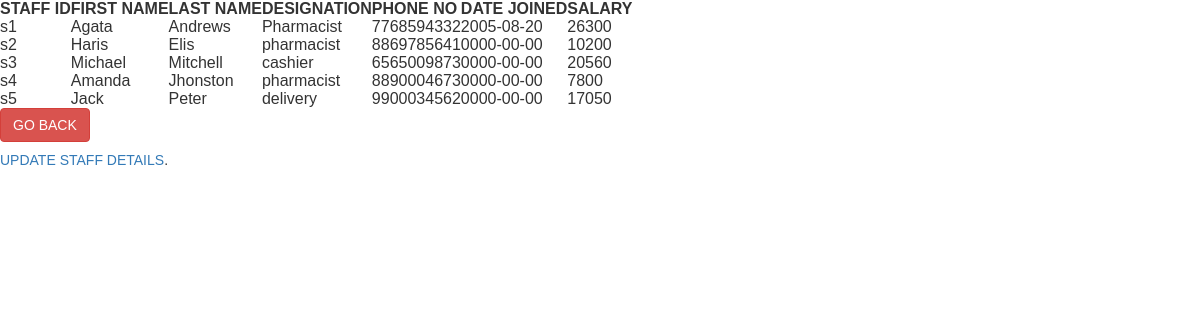
Page /management.php (signed in) on the committed database.
### tables this page shows
CREATE TABLE `management` (
  `staff_id` varchar(2) NOT NULL,
  `FirstName` varchar(7) NOT NULL,
  `LastName` varchar(8) NOT NULL,
  `Designation` varchar(10) NOT NULL,
  `Phone_no` bigint(10) NOT NULL,
  `date_joined` date NOT NULL,
  `salary` int(5) NOT NULL
);

### management.php (the view, shortened to what this page needs)
<?php
require_once "config.php";
$sql = "SELECT * FROM management";
if ($res = mysqli_query($link, $sql)) {
    if (mysqli_num_rows($res) > 0) {
        echo "<table>";
        echo "<tr>";
        echo "<th>STAFF ID</th>";
        echo "<th>FIRST NAME</th>";
        echo "<th>LAST NAME</th>";
        echo "<th>DESIGNATION</th>";
        echo "<th>PHONE NO</th>";
        echo "<th>DATE JOINED</th>";
        echo "<th>SALARY</th>";
        echo "</tr>";
        while ($row = mysqli_fetch_array($res)) {
            echo "<tr>";
            echo "<td>".$row['staff_id']."</td>";
            echo "<td>".$row['FirstName']."</td>";
            echo "<td>".$row['LastName']."</td>";
            echo "<td>".$row['Designation']."</td>";
            echo "<td>".$row['Phone_no']."</td>";
            echo "<td>".$row['date_joined']."</td>";
            echo "<td>".$row['salary']."</td>";
            echo "</tr>";
        }
        echo "</table>";
    }
    else {
        echo "No matching records are found.";
    }
}
else {
    echo "ERROR: Could not able to execute $sql. "
                                .mysqli_error($link);
}
?>
<!DOCTYPE html>
<html lang="en">
<head>
    <link rel="stylesheet" href="https://maxcdn.bootstrapcdn.com/bootstrap/3.3.7/css/bootstrap.css">
</head>
<body>
<p>
   <a href="welcome.php" class="btn btn-danger">GO BACK</a>
    </p>
<p>
<a href="update_staff.php">UPDATE STAFF DETAILS</a>.</p>
</body>
</html>

### management.php (style rules this page uses)
body { font: 14px sans-serif; }

### rows in the picture
management: staff_id "s1", FirstName "Agata", LastName "Andrews", Designation "Pharmacist", Phone_no "7768594332", date_joined "2005-08-20", salary "26300"
management: staff_id "s2", FirstName "Haris", LastName "Elis", Designation "pharmacist", Phone_no "8869785641", date_joined "0000-00-00", salary "10200"
management: staff_id "s3", FirstName "Michael", LastName "Mitchell", Designation "cashier", Phone_no "6565009873", date_joined "0000-00-00", salary "20560"
management: staff_id "s4", FirstName "Amanda", LastName "Jhonston", Designation "pharmacist", Phone_no "8890004673", date_joined "0000-00-00", salary "7800"
management: staff_id "s5", FirstName "Jack", LastName "Peter", Designation "delivery", Phone_no "9900034562", date_joined "0000-00-00", salary "17050"
